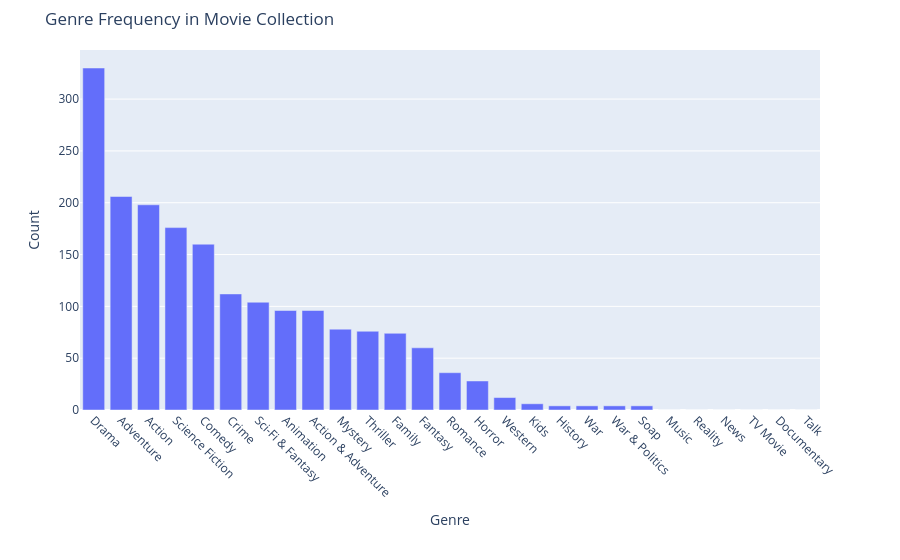

Notebook cell for this chart:
### Markdown cell above
The histograms of the continuous variables reveal several key patterns in their distributions. Most variables—such as popularity, vote_count, engagement_score, and the return-based metrics—exhibit strong right-skewness. In contrast, vote_average, avg_sentiment, and avg_weighted_sentiment appear more symmetrically distributed, with avg_sentiment closely resembling a normal distribution centered around a slightly positive value. Return variables (stock_return, market_return, and abnormal_return) cluster tightly around zero. Overall, the distributions highlight a landscape dominated by a few highly impactful data points against a backdrop of more modest, frequent observations.

### Code cell
# Plot count of genres in the dataset
fig = px.bar(
    x=genre_counts.index,
    y=genre_counts.values,
    labels={'x':'Genre', 'y':'Count'},
    title='Genre Frequency in Movie Collection'
)
fig.update_xaxes(tickangle=45, tickmode='array')
fig.update_layout(margin=dict(t=50, b=150))
fig.show()

### Figure 1 — Plotly figure (JSON) as saved in the notebook; plotly's stock layout.template omitted (floating-point values rounded to 4 significant figures)
{"data": [{"hovertemplate": "Genre=%{x}<br>Count=%{y}<extra></extra>", "legendgroup": "", "marker": {"color": "#636efa", "pattern": {"shape": ""}}, "name": "", "orientation": "v", "showlegend": false, "textposition": "auto", "type": "bar", "x": ["Drama", "Adventure", "Action", "Science Fiction", "Comedy", "Crime", "Sci-Fi & Fantasy", "Animation", "Action & Adventure", "Mystery", "Thriller", "Family", "Fantasy", "Romance", "Horror", "Western", "Kids", "History", "War", "War & Politics", "Soap", "Music", "Reality", "News", "TV Movie", "Documentary", "Talk"], "xaxis": "x", "y": [330, 206, 198, 176, 160, 112, 104, 96, 96, 78, 76, 74, 60, 36, 28, 12, 6, 4, 4, 4, 4, 0, 0, 0, 0, 0, 0], "yaxis": "y"}], "layout": {"barmode": "relative", "legend": {"tracegroupgap": 0}, "margin": {"b": 150, "t": 50}, "title": {"text": "Genre Frequency in Movie Collection"}, "xaxis": {"anchor": "y", "domain": [0, 1], "tickangle": 45, "tickmode": "array", "title": {"text": "Genre"}}, "yaxis": {"anchor": "x", "domain": [0, 1], "title": {"text": "Count"}}}}
